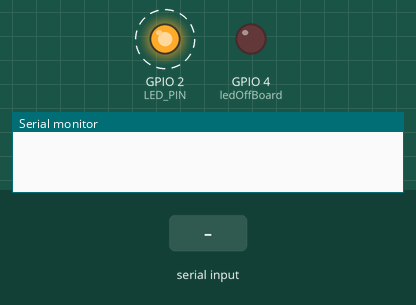
This sketch was run on a simulated ESP32. On the bench: output pins drawn as LEDs (lit = HIGH), the last lines printed to the serial monitor. Dashed ring = blinking. Inputs (shaded band) come from the test bench.

Above: at 6.8 s.
6.9 s: "on\n" received over Serial
At 8.8 s:
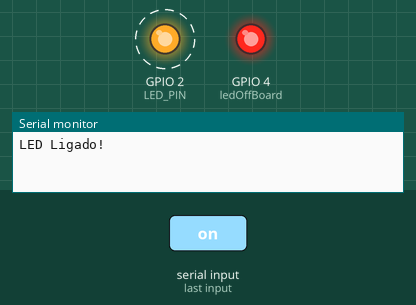
12.5 s: "off\n" received over Serial
At 15.8 s:
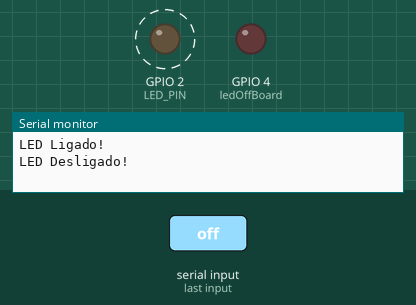
Timing chart, 0 to 22.0 s (numbered marks = the images above; inputs shaded):
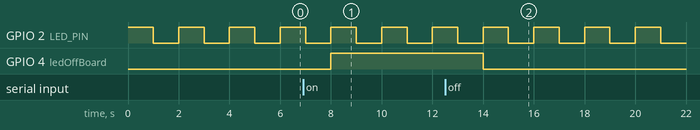

Measured:
- after the input at 6.9 s, GPIO 4 (ledOffBoard): LOW → HIGH after 1.1 s
- after the input at 12.5 s, GPIO 4 (ledOffBoard): HIGH → LOW after 1.5 s
- by itself, GPIO 2 (LED_PIN): alternates HIGH for 1.0 s and LOW for 1.0 s

The sketch:

sketch.ino
```cpp
#define LED_PIN 2
const int ledOffBoard = 4;
String command;

void setup() {
    Serial.begin(115200);
    pinMode(LED_PIN, OUTPUT);
    pinMode(ledOffBoard, OUTPUT);
}

void loop() {
    digitalWrite(LED_PIN, HIGH);
    delay(1000);
    digitalWrite(LED_PIN, LOW);
    delay(1000);


    if (Serial.available()) {
        command = Serial.readStringUntil('\n');
        command.trim();

        if (command == "on") {
            digitalWrite(ledOffBoard, HIGH);
            Serial.println("LED Ligado!");
        }
        else if (command == "off") {
            digitalWrite(ledOffBoard, LOW);
            Serial.println("LED Desligado!");
        }
    }
}
```
